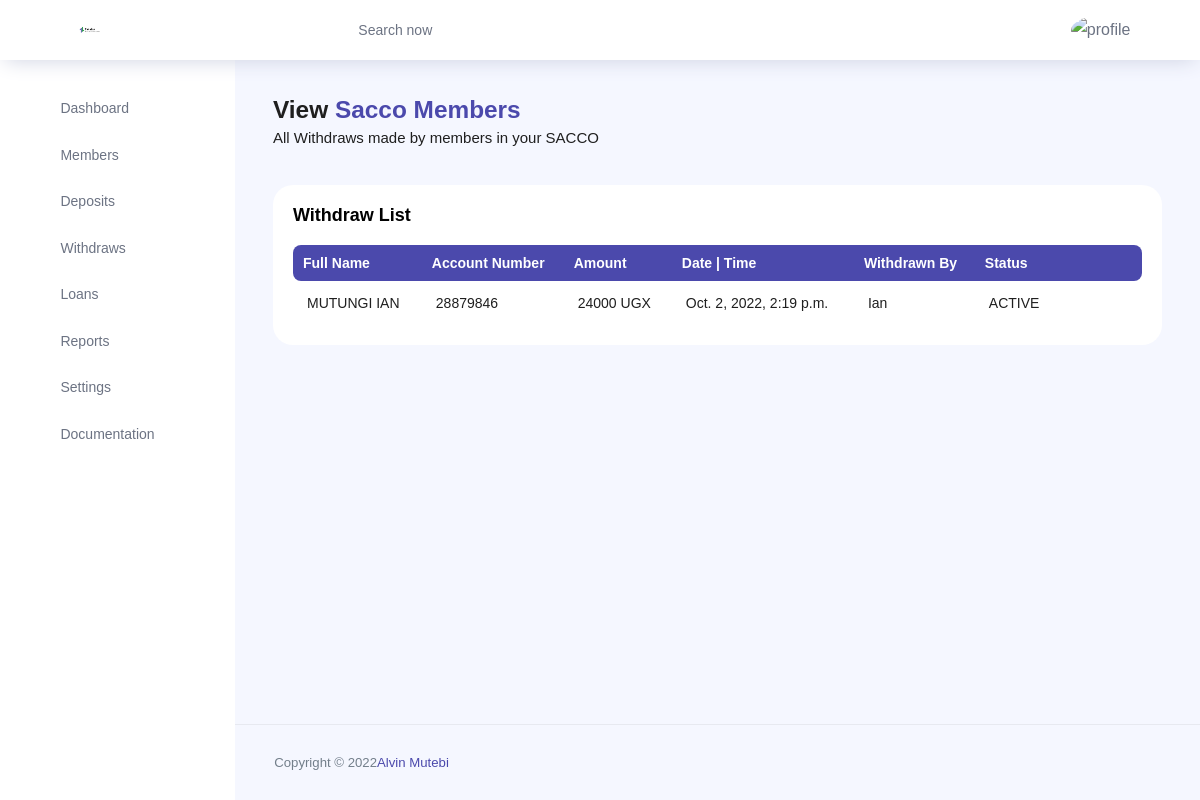
The app's page /view-withdraws/ (signed in), older data.
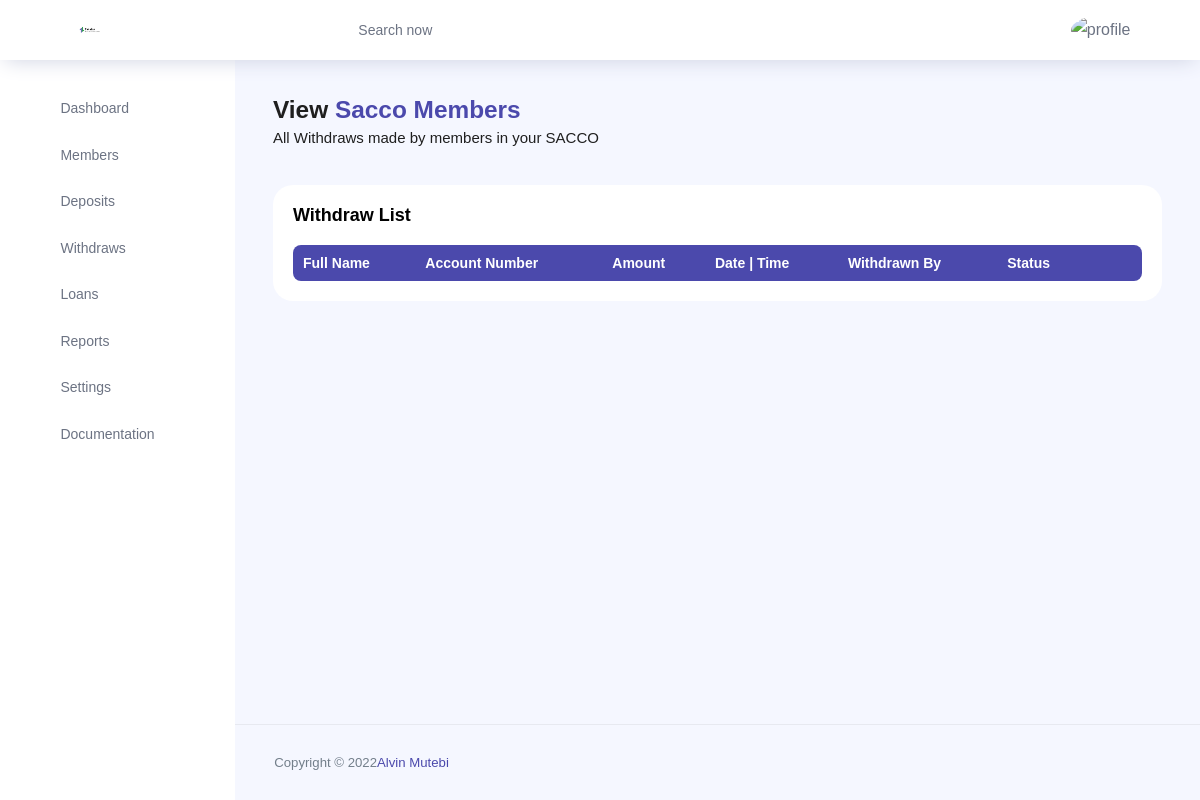
The same page, newer data.
### teleka/models.py (models this page shows, shortened)
class Withdraw(models.Model):
	STATUS = (
		('COMPLETE','COMPLETE'),
		('PENDING', 'PENDING'),
		)
	member_name = models.ForeignKey(Member, on_delete=models.CASCADE, null=True, blank=True)
	account_number = models.CharField(max_length=200, null=True)
	amount = models.IntegerField(null=True)
	date_of_transaction = models.DateTimeField(auto_now=True, null=True)
	withdrawn_by = models.CharField(max_length=200, null=True)
	status = models.CharField(max_length=200, choices=STATUS)

class Member(models.Model):
	STATUS = (
		('ACTIVE','ACTIVE'),
		('PENDING', 'PENDING'),
		)
	ID_TYPE = (
		('NATIONAL ID', 'NATIONAL ID'),
		('PASSPORT', 'PASSPORT'),
		('DRIVING PERMIT', 'DRIVING PERMIT'),
	    )
	GENDER = (
		('MALE','MALE'),
		('FEMALE', 'FEMALE'),
		)
	DISTRICTS = (
		('Abim','Abim'),
		('Adjumani','Adjumani'),
		('Agago','Agago'),
		('Alebtong','Alebtong'),
		('Amolatar','Amolatar'),
		('Amudat','Amudat'),
		('Amuria','Amuria'),
		('Amuru','Amuru'),
		('Apac','Apac'),
		('Arua','Arua'),
		('Budaka','Budaka'),
		('Bududa','Bududa'),
		('Bugiri','Bugiri'),
		('Bugweri','Bugweri'),
		('Buikwe','Buikwe'),
		('Bukedea','Bukedea'),
		('Bukomansimbi','Bukomansimbi'),
		('Bukwa','Bukwa'),
		('Bulambuli','Bulambuli'),
		('Buliisa','Buliisa'),
		('Bundibugyo','Bundibugyo'),
		('Bunyangabu','Bunyangabu'),
		('Bushenyi','Bushenyi'),
		('Busia','Busia'),
		('Butebo','Butebo'),
		('Buvuma','Buvuma'),
		('Buyende','Buyende'),
		('Dokolo','Dokolo'),
		('Gomba','Gomba'),
		('Gulu','Gulu'),
		('Hoima','Hoima'),
		('Ibanda','Ibanda'),
		('Iganga','Iganga'),
		('Isingiro','Isingiro'),
		('Jinja','Jinja'),
		('Kaabong','Kaabong'),
		('Kabale','Kabale'),
		('Kabarole','Kabarole'),
		('Kaberamaido','Kaberamaido'),
		('Kagadi','Kagadi'),
		('Kakumiro','Kakumiro'),
		('Kalangala','Kalangala'),
		('Kaliro','Kaliro'),
		('Kalungu','Kalungu'),
		('Kampala','Kampala'),
		('Kamuli','Kamuli'),
		('Kamwenge','Kamwenge'),
		('Kanungu','Kanungu'),
		('Kapchorwa','Kapchorwa'),
		('Kapelebyong','Kapelebyong'),
		('Kasanda','Kasanda'),
		('Kasese','Kasese'),
		('Katakwi','Katakwi'),
		('Kayunga','Kayunga'),
		('Kibaale','Kibaale'),
		('Kiboga','Kiboga'),
		('Kibuku','Kibuku'),
		('Kikuube','Kikuube'),
		('Kiruhura','Kiruhura'),
		('Kiryandongo','Kiryandongo'),
		('Kisoro','Kisoro'),
		('Kitgum','Kitgum'),
		('Koboko','Koboko'),
		('Kole','Kole'),
		('Kotido','Kotido'),
		('Kumi','Kumi'),
		('Kwania','Kwania'),
		('Kween','Kween'),
		('Kyankwanzi','Kyankwanzi'),
		('Kyegegwa','Kyegegwa'),
		('Kyenjojo','Kyenjojo'),
		('Kyotera','Kyotera'),
		('Lamwo','Lamwo'),
		('Lira','Lira'),
		('Luuka','Luuka'),
		('Luwero','Luwero'),
		('Lwengo','Lwengo'),
		('Lyantonde','Lyantonde'),
		('Manafwa','Manafwa'),
		('Maracha','Maracha'),
		('Masaka','Masaka'),
		('Masindi','Masindi'),
		('Mayuge','Mayuge'),
		('Mbale','Mbale'),
		('Mbarara','Mbarara'),
		('Mitooma','Mitooma'),
		('Mityana','Mityana'),
		('Moroto','Moroto'),
		('Moyo','Moyo'),
		('Mpigi','Mpigi'),
		('Mubende','Mubende'),
		('Mukono','Mukono'),
		('Nabilatuk','Nabilatuk'),
		('Nakapiripirit','Nakapiripirit'),
		('Nakaseke','Nakaseke'),
		('Nakasongola','Nakasongola'),
		('Namayingo','Namayingo'),
		('Namisindwa','Namisindwa'),
		('Namutumba','Namutumba'),
		('Napak','Napak'),
		('Nebbi','Nebbi'),
		('Ngora','Ngora'),
		('Ntoroko','Ntoroko'),
		('Ntungamo','Ntungamo'),
		('Nwoya','Nwoya'),
		('Omoro','Omoro'),
		('Otuke','Otuke'),
		('Oyam','Oyam'),
		('Pader','Pader'),
		('Pakwach','Pakwach'),
		('Pallisa','Pallisa'),
		('Rakai','Rakai'),
		('Rubanda','Rubanda'),
		('Rubirizi','Rubirizi'),
		('Rukiga','Rukiga'),
		('Rukungiri','Rukungiri'),
		('Sembabule','Sembabule'),
		('Serere','Serere'),
		('Sheema','Sheema'),
		('Sironko','Sironko'),
		('Soroti','Soroti'),
		('Tororo','Tororo'),
		('Wakiso','Wakiso'),
		('Yumbe','Yumbe'),
		('Zombo','Zombo'),
		)
	user = models.ForeignKey(User, on_delete=models.CASCADE, null=True, blank=True)
	firstname = models.CharField(max_length=200, null=True)
	lastname = models.CharField(max_length=200, null=True)
	id_type = models.CharField(max_length=200, null=True, choices=ID_TYPE)
	id_number = models.CharField(max_length=200, null=True)
	gender = models.CharField(max_length=200, null=True, choices=GENDER)
	date_of_birth = models.DateField(auto_now_add=False, null=True)
	district = models.CharField(max_length=200, null=True, choices=DISTRICTS)
	county = models.CharField(max_length=200, null=True)
	subcounty = models.CharField(max_length=200, null=True)
	parish = models.CharField(max_length=200, null=True)
	village = models.CharField(max_length=200, null=True)
	account_number = models.CharField(max_length=200, null=True)
	opening_balance = models.CharField(max_length=200, null=True)
	email = models.CharField(max_length=200, null=True)
	phone = models.CharField(max_length=200, null=True)
	next_of_keen_first_name = models.CharField(max_length=200, null=True)
	next_of_keen_last_name = models.CharField(max_length=200, null=True)
	next_of_keen_phone = models.CharField(max_length=200, null=True)
	next_of_keen_relationship = models.CharField(max_length=200, null=True)
	status = models.CharField(max_length=200, null=True, choices=STATUS)
	def __str__(self):
		return self.firstname + " " + self.lastname

### teleka/views.py (the view)
# urls.py: path('view-withdraws/',ViewWithdraw.as_view(), name='view-withdraws'),
class ViewWithdraw(LoginRequiredMixin, SuccessMessageMixin,ListView):
    model= User
    model = Withdraw
    context_object_name = 'withdraws'
    template_name = 'teleka/viewWithdraws.html'
    def get_context_data(self, **kwargs):
        context = super().get_context_data(**kwargs)
        context['withdraws'] = context['withdraws']    #.filter(user=self.request.user)
        return context

### teleka/templates/teleka/viewWithdraws.html (shortened to what this page needs)
{% extends 'teleka/main.html' %}
{% load crispy_forms_tags %}
{% load static %}
{% block content %}
{% include 'teleka/header.html' %}
<div class="main-panel">
    <div class="content-wrapper">
        <div class="row">
            <div class="col-md-12 grid-margin">
                <div class="row">
                    <div class="col-12 col-xl-8 mb-4 mb-xl-0">
                        <h3 class="font-weight-bold">View <span class="text-primary">Sacco Members</span>
                        </h3>
                        <h6 class="font-weight-normal mb-0">All Withdraws made by members in your SACCO</h6>
                    </div>
                </div>
            </div>
        </div>
        <div class="row">
            <div class="col-md-12 grid-margin stretch-card">
                <div class="card">
                    <div class="card-body">
                        <p class="card-title">Withdraw List</p>
                        <div class="row">
                            <div class="col-12">
                                <div class="table-responsive">
                                    <table id="example" class="display expandable-table" style="width:100%">
                                        <thead>
                                            <tr>
                                                <th>Full Name</th>
                                                <th>Account Number</th>
                                                <th>Amount</th>
                                                <th>Date | Time </th>
                                                <th>Withdrawn By </th>
                                                <th>Status</th>
                                                <th></th>
                                                <th></th>
                                            </tr>
                                        </thead>
                                        <tbody>
                                            {% for withdraw in withdraws %}
                                            <tr>
                                                <td>{{withdraw.member_name}}</td>
                                                <td>{{withdraw.account_number}}</td>
                                                <td>{{withdraw.amount}} UGX</td>
                                                <td>{{withdraw.date_of_transaction}}</td>
                                                <td>{{withdraw.withdrawn_by}}</td>
                                                <td>{{withdraw.status}}</td>
                                                <td><a href="{% url 'withdraw-update' withdraw.id %}"><i
                                                            class="ti-pencil-alt text-primary"></i></a></td>
                                                <td><a href="{% url 'withdraw-delete' withdraw.id %}"><i
                                                            class="ti-trash text-primary"></i></a></td>
                                            </tr>
                                            {% endfor %}
                                        </tbody>
                                    </table>
                                </div>
                            </div>
                        </div>
                    </div>
                </div>
            </div>
        </div>
    </div>
    <footer class="footer">
        <div class="d-sm-flex justify-content-center justify-content-sm-between">
            <span class="text-muted text-center text-sm-left d-block d-sm-inline-block">Copyright © 2022<a
                    href="https://www.bootstrapdash.com/" target="_blank">Alvin Mutebi</a></span>
        </div>
    </footer>
</div>
{% endblock content%}

Row changes from the older to the newer data that the page shows:
removed Withdraw: member_name "MUTUNGI IAN", account_number "28879846", amount "24000", date_of_transaction "Oct. 2, 2022, 2:19 p.m.", withdrawn_by "Ian", status "ACTIVE"
